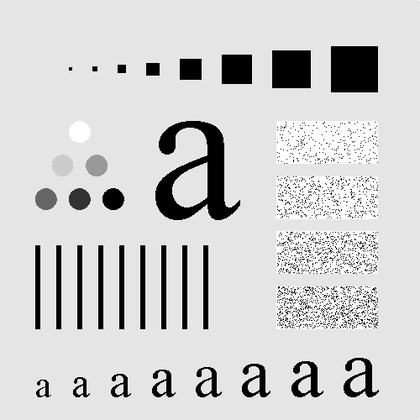
%> input picture 06_NR/images/test_pattern_blurring_orig.tif, 420 x 420 px, shrunk from 500 x 500 before the run
$ octave average_filter.m   (GNU Octave 9; MATLAB toolbox functions it lacks are replaced by stand-ins)
%> lines starting %> are read from the running program, lines starting %| are printed output that depends on the picture
clc;close all;clear;

%% 读取原图
img = imread('../images/test_pattern_blurring_orig.tif');
%> img is the input picture: size 420x420 uint8; min 0, max 255, mean 207.2
[height, width] = size(img);
%> height = 420; width = 420
figure;subplot(221);imshow(img);title('original image');

%% 扩充四周图片
top_row = img(1,:); %获取第一行
%> top_row = 420 values, max 251 at index 420, min 226 at index 418, mean 229.1
button_row = img(height,:); %获取最后一行
%> button_row = 420 values, max 248 at index 420, min 228 at index 419, mean 229
expand_img = [top_row;img;button_row]; %先扩充两行
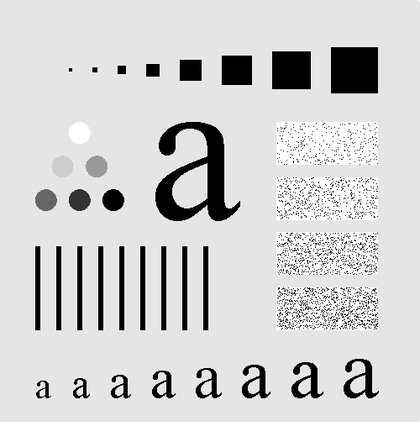
%> expand_img: size 422x420 uint8; min 0, max 255, mean 207.3
left_col = expand_img(:,1);
%> left_col = 422 values from 229 to 229
right_col = expand_img(:,width);
%> right_col = 422 values, max 251 at index 1, min 228 at index 3, mean 229.2
expand_img = [left_col expand_img right_col];
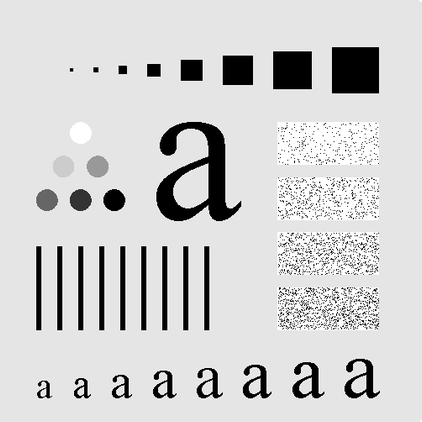
%> expand_img: size 422x422 uint8; min 0, max 255, mean 207.4
expand_img = uint8(expand_img);
subplot(222);imshow(expand_img);title('expand image');

%% 均值滤波
new_img = zeros(size(img));
mean_kernel = uint8([1 1 1;1 1 1;1 1 1]); %3*3,与像素点相乘后求平均

% 这里的i,j相对原图在expand图中的位置
for i=2:height+1
    for j= 2:width+1
        %先获取3*3的元素
        img_roi = [expand_img(i-1,j-1) expand_img(i-1,j) expand_img(i-1,j+1);
                   expand_img(i,j-1) expand_img(i,j) expand_img(i,j+1);
                   expand_img(i+1,j-1) expand_img(i+1,j) expand_img(i+1,j+1)];
        new_img(i-1,j-1) = sum(sum(img_roi.*mean_kernel))/9;
    end
end
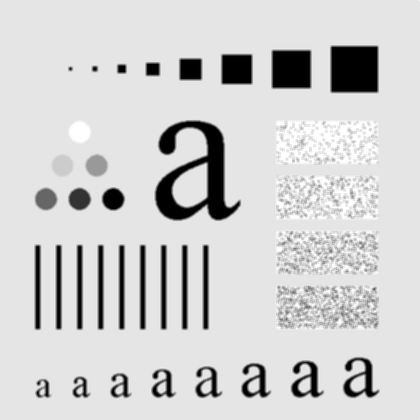
%> new_img: size 420x420 double; min 0, max 255, mean 207.2; mean of the top-left, top-right, bottom-left and bottom-right quarters 210.5, 199.9, 203.7, 214.6

new_img = uint8(new_img);
subplot(223);imshow(new_img);title('new image');
subplot(224);imshow(new_img-img);title('newImg-img');
%> after `imshow(new_img-img)`:
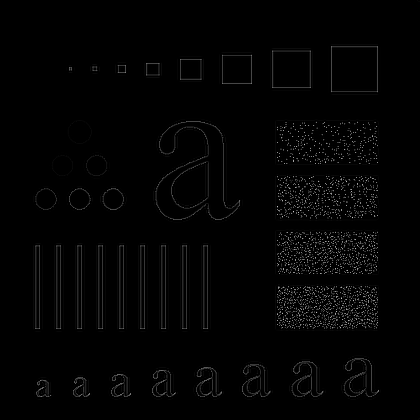
%> displayed picture: size 420x420, on the screen's scale of 0 to 255; min 0, max 206, mean 3.4
